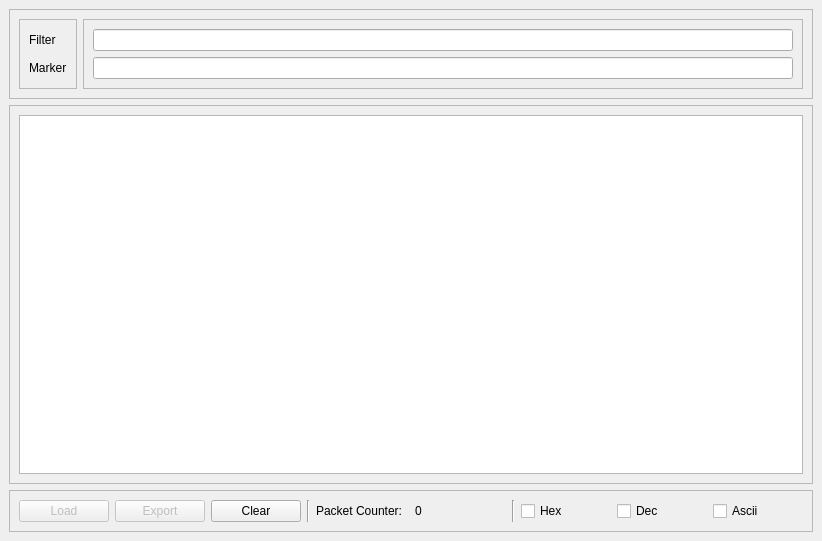
<?xml version="1.0" encoding="UTF-8"?>
<ui version="4.0">
 <class>MainGui</class>
 <widget class="QMainWindow" name="MainGui">
  <property name="geometry">
   <rect>
    <x>0</x>
    <y>0</y>
    <width>822</width>
    <height>541</height>
   </rect>
  </property>
  <property name="windowTitle">
   <string>CometOS Packet Analyzer v0.2</string>
  </property>
  <property name="autoFillBackground">
   <bool>false</bool>
  </property>
  <widget class="QWidget" name="centralwidget">
   <property name="autoFillBackground">
    <bool>false</bool>
   </property>
   <layout class="QVBoxLayout" name="verticalLayout">
    <item>
     <widget class="QFrame" name="frameFilterMarker">
      <property name="frameShape">
       <enum>QFrame::StyledPanel</enum>
      </property>
      <property name="frameShadow">
       <enum>QFrame::Raised</enum>
      </property>
      <layout class="QHBoxLayout" name="horizontalLayout_2">
       <item>
        <widget class="QFrame" name="frameFilterMarkerLabel">
         <property name="frameShape">
          <enum>QFrame::StyledPanel</enum>
         </property>
         <property name="frameShadow">
          <enum>QFrame::Raised</enum>
         </property>
         <layout class="QVBoxLayout" name="verticalLayout_5">
          <item>
           <widget class="QLabel" name="labelFilter">
            <property name="text">
             <string>Filter</string>
            </property>
           </widget>
          </item>
          <item>
           <widget class="QLabel" name="labelMarker">
            <property name="text">
             <string>Marker</string>
            </property>
           </widget>
          </item>
         </layout>
        </widget>
       </item>
       <item>
        <widget class="QFrame" name="frameFilterMarkerEdit">
         <property name="frameShape">
          <enum>QFrame::StyledPanel</enum>
         </property>
         <property name="frameShadow">
          <enum>QFrame::Raised</enum>
         </property>
         <layout class="QVBoxLayout" name="verticalLayout_4">
          <item>
           <widget class="QLineEdit" name="editFilter"/>
          </item>
          <item>
           <widget class="QLineEdit" name="editMarker"/>
          </item>
         </layout>
        </widget>
       </item>
      </layout>
     </widget>
    </item>
    <item>
     <widget class="QScrollArea" name="framePkts">
      <property name="widgetResizable">
       <bool>true</bool>
      </property>
      <widget class="QWidget" name="framePktsContents">
       <property name="geometry">
        <rect>
         <x>0</x>
         <y>0</y>
         <width>802</width>
         <height>380</height>
        </rect>
       </property>
       <property name="sizePolicy">
        <sizepolicy hsizetype="Preferred" vsizetype="Preferred">
         <horstretch>0</horstretch>
         <verstretch>0</verstretch>
        </sizepolicy>
       </property>
       <layout class="QVBoxLayout" name="verticalLayout_2">
        <property name="spacing">
         <number>0</number>
        </property>
        <property name="sizeConstraint">
         <enum>QLayout::SetDefaultConstraint</enum>
        </property>
        <item>
         <widget class="QTextBrowser" name="textFill"/>
        </item>
       </layout>
      </widget>
     </widget>
    </item>
    <item>
     <widget class="QFrame" name="frameControl">
      <property name="frameShape">
       <enum>QFrame::StyledPanel</enum>
      </property>
      <property name="frameShadow">
       <enum>QFrame::Raised</enum>
      </property>
      <layout class="QHBoxLayout" name="horizontalLayout">
       <item>
        <widget class="QPushButton" name="buttonLoad">
         <property name="enabled">
          <bool>false</bool>
         </property>
         <property name="text">
          <string>Load</string>
         </property>
        </widget>
       </item>
       <item>
        <widget class="QPushButton" name="buttonExport">
         <property name="enabled">
          <bool>false</bool>
         </property>
         <property name="text">
          <string>Export</string>
         </property>
        </widget>
       </item>
       <item>
        <widget class="QPushButton" name="buttonClear">
         <property name="text">
          <string>Clear</string>
         </property>
        </widget>
       </item>
       <item>
        <widget class="Line" name="line1">
         <property name="orientation">
          <enum>Qt::Vertical</enum>
         </property>
        </widget>
       </item>
       <item>
        <widget class="QLabel" name="labelCounter">
         <property name="text">
          <string>Packet Counter:  </string>
         </property>
        </widget>
       </item>
       <item>
        <widget class="QLabel" name="counter">
         <property name="text">
          <string>0</string>
         </property>
        </widget>
       </item>
       <item>
        <widget class="Line" name="line2">
         <property name="orientation">
          <enum>Qt::Vertical</enum>
         </property>
        </widget>
       </item>
       <item>
        <widget class="QCheckBox" name="checkHex">
         <property name="text">
          <string>Hex</string>
         </property>
        </widget>
       </item>
       <item>
        <widget class="QCheckBox" name="checkDec">
         <property name="text">
          <string>Dec</string>
         </property>
        </widget>
       </item>
       <item>
        <widget class="QCheckBox" name="checkAscii">
         <property name="text">
          <string>Ascii</string>
         </property>
        </widget>
       </item>
      </layout>
     </widget>
    </item>
   </layout>
  </widget>
 </widget>
 <resources/>
 <connections/>
</ui>
